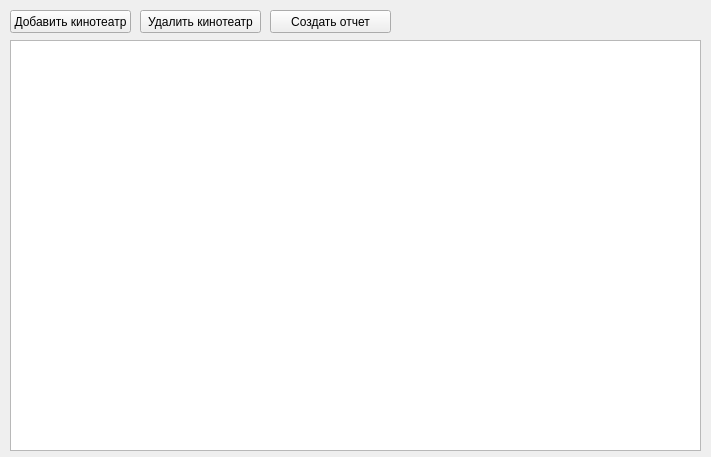
<?xml version="1.0" encoding="UTF-8"?>
<ui version="4.0">
 <class>Form</class>
 <widget class="QWidget" name="Form">
  <property name="geometry">
   <rect>
    <x>0</x>
    <y>0</y>
    <width>711</width>
    <height>457</height>
   </rect>
  </property>
  <property name="windowTitle">
   <string>Form</string>
  </property>
  <widget class="QPushButton" name="add_cinema_button">
   <property name="geometry">
    <rect>
     <x>10</x>
     <y>10</y>
     <width>121</width>
     <height>23</height>
    </rect>
   </property>
   <property name="text">
    <string>Добавить кинотеатр</string>
   </property>
  </widget>
  <widget class="QTableWidget" name="cinema_table_data">
   <property name="geometry">
    <rect>
     <x>10</x>
     <y>40</y>
     <width>691</width>
     <height>411</height>
    </rect>
   </property>
  </widget>
  <widget class="QPushButton" name="delete_cinema_button">
   <property name="geometry">
    <rect>
     <x>140</x>
     <y>10</y>
     <width>121</width>
     <height>23</height>
    </rect>
   </property>
   <property name="text">
    <string>Удалить кинотеатр</string>
   </property>
  </widget>
  <widget class="QPushButton" name="report_button">
   <property name="geometry">
    <rect>
     <x>270</x>
     <y>10</y>
     <width>121</width>
     <height>23</height>
    </rect>
   </property>
   <property name="text">
    <string>Создать отчет</string>
   </property>
  </widget>
 </widget>
 <resources/>
 <connections/>
</ui>
